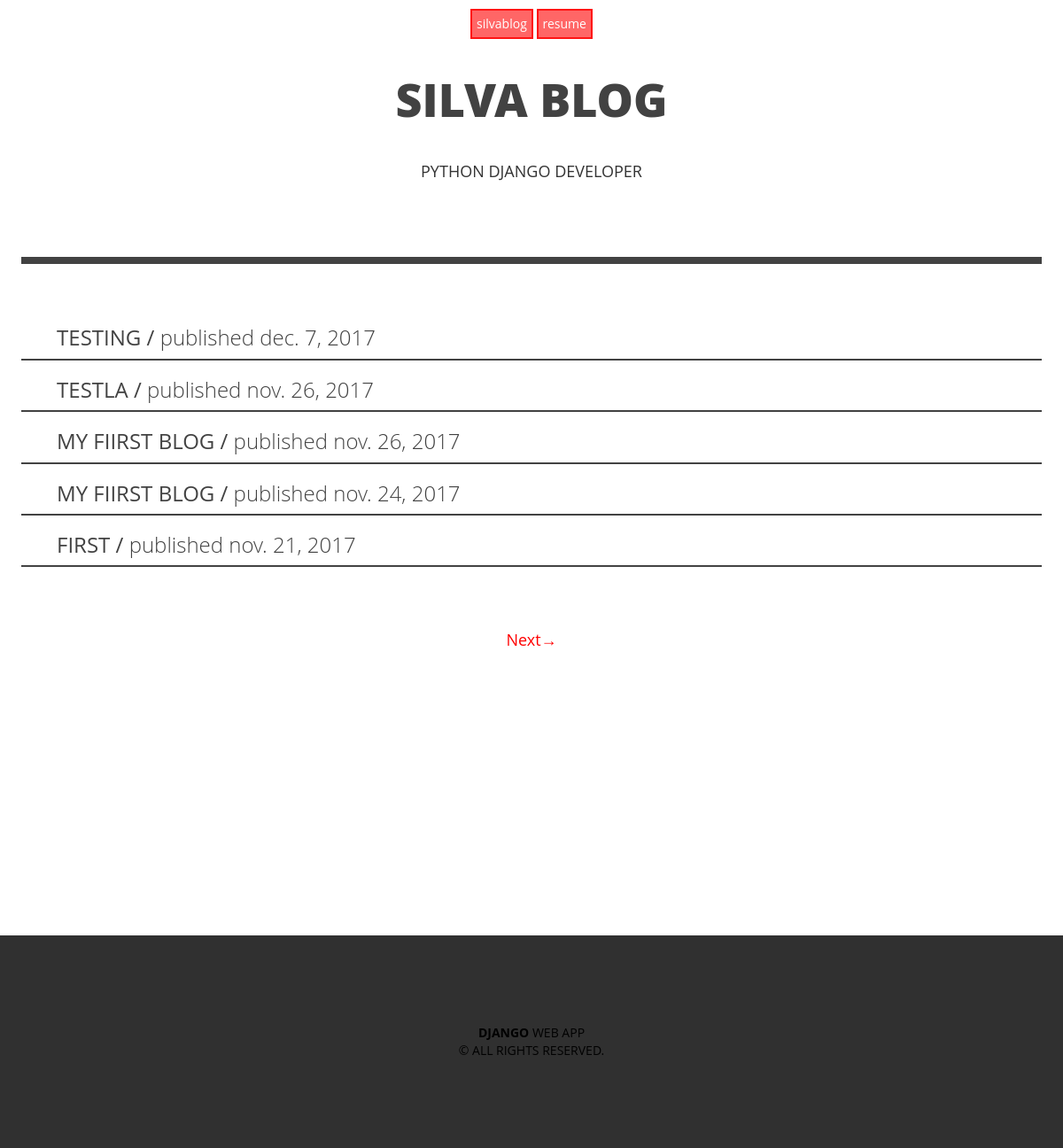
/post/list, run on an earlier commit of the app's database.
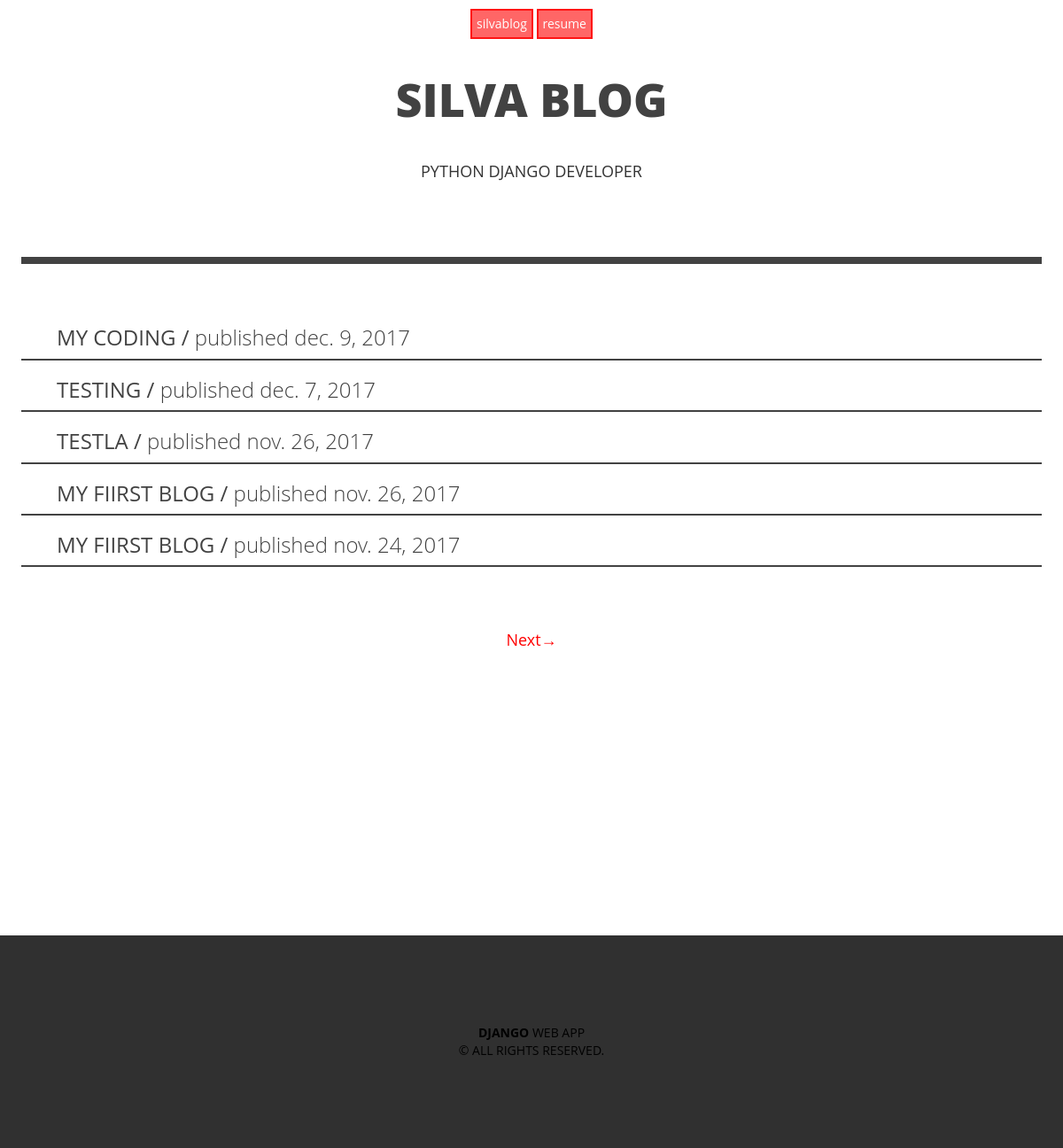
And on a later commit of the database.
### post/models.py (models this page shows, shortened)
class Post(models.Model):
    STATUS_CHOICE = (
       ('draft', 'Draft'),
       ('published', 'Published')
    )
    title    = models.CharField(max_length=50)
    slug     = models.SlugField(max_length=250 , unique_for_date='publish')
    author   = models.ForeignKey(User, related_name='blog_post')
    image = models.ImageField(upload_to=upload_location,
                                null=True,
                                blank=True,
                                height_field = 'height_field',
                                width_field = 'width_field',
                                )
    height_field = models.IntegerField(default=0)
    width_field = models.IntegerField(default=0)
    image_info = models.CharField(max_length=30, default='image info', null=True, blank=True)
    content  = models.TextField()
    publish  = models.DateTimeField(default=timezone.now)
    created  = models.DateTimeField(auto_now=True)
    updated  = models.DateTimeField(auto_now_add=True)
    status   = models.CharField(max_length=10, choices=STATUS_CHOICE, default='draft')
    objects = models.Manager()
    tags = TaggableManager()
    publishs = PostManager()
    class Meta:
        ordering = ('-publish',)
    def get_absolute_url(self):
        return reverse('post:post_detail', args=[self.publish.year,
                                 self.publish.month,
                                 self.publish.day,
                                 self.slug])

### post/views.py (the view)
class PostList(ListView):
    model = Post
    paginate_by = 5
    context_object_name = 'posts'
    def get_queryset(self):
        post_list = Post.publishs.all()
        if self.request.user.is_superuser or self.request.user.is_staff:
            post_list = Post.objects.all()
        return post_list
    template_name = 'post/list.html'

### post/models.py (called while the page is built)
    def get_queryset(self):
        pubquery = super(PostManager, self).get_queryset()
        query = pubquery.filter(status='published')
        return query

### post/templates/post/list.html (shortened to what this page needs)
{% extends 'post/base.html' %}
{% block content %}
<header class="head " >
		<p style="font-weight: 900; font-size: 52px; margin: 0.6em 0;color: #424242; display: block; ">SILVA BLOG</p>
		<P style="text-transform: uppercase; font-size: 18px; margin: 0.6em 0;">python django developer</P>
		</header>
<div class="head" style="border-top: solid #424242 8px; text-align: left; margin: 84px 24px 0px; mar
">
	<div style="padding-top: 50px">
	{% for post in posts %}
	<div style=" border-bottom: solid #424242 2px; 	font-family: "Open Sans", arial, sans-serif;" class="post-list" >
	    <ul style="list-style: none">
		        <li>
		        	<h3>
		        	<a href="{{ post.get_absolute_url }}">{{ post.title}} /
		        		<span style="text-transform: lowercase; font-weight: 100">Published {{ post.created|date}}
		        		</span>
		        	</a>
		       </h3>
		        </li>
		    </ul>
		</div>
		{% endfor %}
		</div>
	</div>
<div style="margin-top: 50px; margin-bottom: 300px;" class="paginator head">
{% include "post/pagination.html" %}
</div>
{% endblock %}

### post/templates/post/base.html (shortened to what this page needs)
<html lang="eng">
{% load static %}
{% load crispy_forms_tags %}
<head>
    <link rel="stylesheet" href="{% static 'css/base.css' %}">
        <link rel="stylesheet" href="https://maxcdn.bootstrapcdn.com/bootstrap/3.3.7/css/bootstrap.min.css">
    <link href="//maxcdn.bootstrapcdn.com/font-awesome/4.1.0/css/font-awesome.min.css" rel="stylesheet">
    <link rel="stylesheet" href="https://cdnjs.cloudflare.com/ajax/libs/font-awesome/4.7.0/css/font-awesome.min.css">
</head>
<body >
<div>
	<header class="head resume-head" >
	<a href="{% url 'post:lists' %}" class="resume-had">silvablog</a>  <a href="{% url 'resume_cv' %}" class="resme-head" >resume</a>
    </header>
</div>
<div>
    {% block content %}
	{% endblock %}
</div>
<footer class="containers head footer" style="margin-top: 200px;">
	<div class="footer-copyright"><b>django</b> web app<br>  © All rights reserved.</div>
</footer>
</body>
</html>

### post/templates/post/pagination.html (shortened to what this page needs)
{% if  is_paginated %}
<div class="pagination">
    <span class="step-links">
        {% if page_obj.has_next  %}
        <a href="?page={{ page_obj.next_page_number }}">Next→</a>
        {% endif %}
    </span>
</div>
{% endif %}

### static/css/base.css (style rules this page uses)
.head { font-family: "Open Sans", arial, sans-serif; text-align: center; }
.post-list a { color: #424242; text-decoration: none; text-transform: uppercase; }
.paginator a { color: red; font-family: "Open Sans", arial, sans-serif; font-size: 18px; text-decoration: none; }
.footer-copyright { padding-top: 100px; padding-bottom: 100px; color: #000; font-family: 50px; text-transform: uppercase; font-weight: 500; }
.containers { margin: 0 auto; position: relative; width: 100%; background-color: #303030; overflow: auto; margin-bottom: 0px; }
html body { height: 100% }
body { margin: 0; }
* { box-sizing: border-box; -webkit-box-sizing: border-box; -moz-box-sizing: border-box; }
.resume-head a { display: inline-block; background-color: rgba(255,0,0,0.6); padding: 5px 5px 5px 5px; color: white; text-decoration: none; font-family: "Open Sans", arial, sans-serif; margin-top: 10px; border: solid rgba(255,0,0,0.8) 2px; position: relative; }

What changed in the data, as far as the page shows it:
no longer on this page (row unchanged): Post: title "FIRST", created "nov. 21, 2017"
added Post: title "MY CODING", created "dec. 9, 2017"
